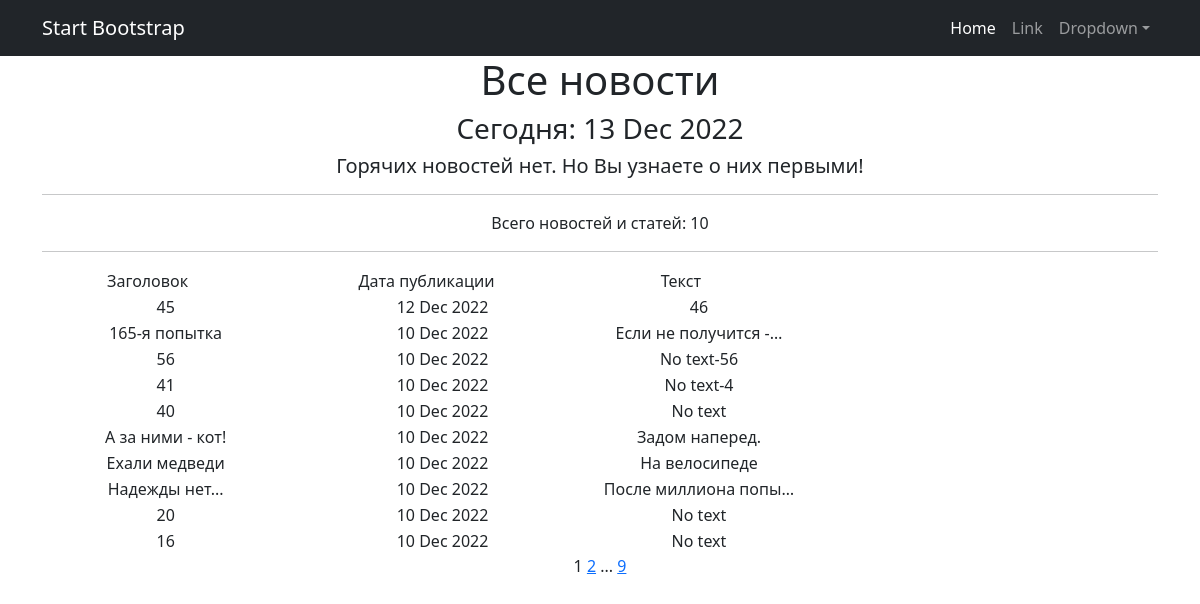
Page /news/news/ on the earlier database version.
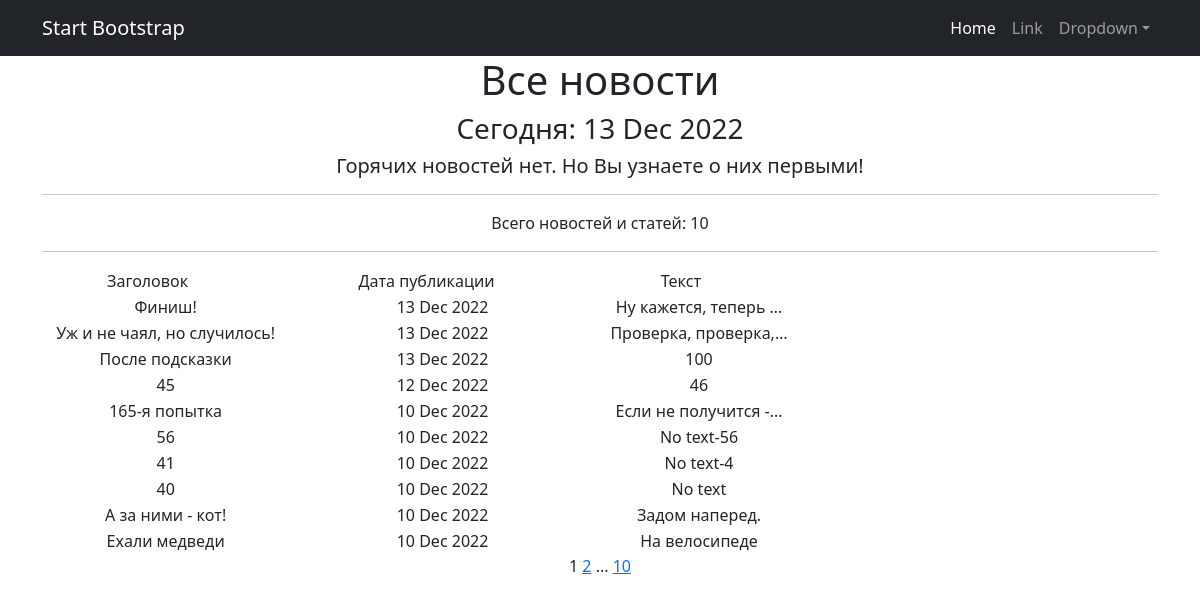
Same page on the later database version.
### news/models.py (models this page shows, shortened)
class Post(models.Model):                                                                   # Модель 3
    author = models.ForeignKey(Author, on_delete=models.CASCADE)                            # - связь "один ко многим" с моделью Author
    article_or_new = models.CharField(max_length=3, choices=POSITIONS, default=article)     # ART - статья; NEW - новость
    title = models.CharField(max_length=255)                                                # Заголовок статьи или новости
    text_body = models.TextField(default='No text')                                         # Текст статьи или новости
    date_time_post = models.DateTimeField(auto_now_add=True)                                # Дата и время СОЗДАНИЯ записи
    rating_article_or_new = models.FloatField(default=0.0)                                  # Рейтинг статьи или новости
    category = models.ManyToManyField(Category, through='PostCategory')                     # - связь "многие ко многим" с моделью Category (через модель PostCategory)

### news/views.py (the view)
# urls.py: path('news/', NewsList.as_view(), name='news_list'),
class NewsList(ListView):
    model = Post  # Указываем модель, объекты которой мы будем выводить
    ordering = '-date_time_post'  # Поле, которое будет использоваться для сортировки объектов - дата
    template_name = 'news.html'  # Указываем имя шаблона, в котором будут все инструкции о том,
    context_object_name = 'news'  # Это имя списка, в котором будут лежать все объекты.
    paginate_by = 10  # вот так мы можем указать количество записей на странице
    def get_context_data(self, **kwargs):
        context = super().get_context_data(**kwargs)
        context['time_now'] = datetime.utcnow()
        context['hot_news'] = None
        return context

### news/templatetags/custom_filters.py (called while the page is built)
@register.filter()
def censor(text, dict_censor=None):
    if dict_censor is None:
        dict_censor = dict1
    if type(text) != str:               # Проверка строкового типа. Вызов исключения при попытке применения не к строке
        raise ValueError
    length = len(text)
    for word in dict_censor:              # Цикл, для перебора слов (ключей) из словаря Цензор
        index = 0
        while index < length:             # Цикл для поиска вхождения текущего слова в строку и определение его индекса
            i = text.find(word, index)
            if i == -1:
                break
            else:
                print(i)
                for j in range(i+1, i + dict_censor[word]):
                    text = text[:j] + "*" + text[j + 1:]
            index = i + 1
    return text

### templates/news.html (shortened to what this page needs)
{% extends 'flatpages/default.html' %}
{% load custom_filters %}
{% block content %}
    <h1>Все новости</h1>
    <h3>Cегодня: {{ time_now|date:'d M Y' }}</h3>
    <h5> {{ hot_news|default_if_none:"Горячих новостей нет. Но Вы узнаете о них первыми!" }} </h5>
    <hr>
    <p>Всего новостей и статей:  {{ news|length }}</p>
    <hr>
    {% if news %}
    <table>
        <tr>
            <td>
                &emsp;&emsp;&emsp;&emsp;Заголовок &emsp;&emsp;&emsp;&emsp;&emsp;&emsp;
            </td>
            <td>
                  &emsp;&emsp;&emsp;&emsp; Дата публикации &emsp;&emsp;&emsp;&emsp;&emsp;&emsp;
            </td>
            <td>
                   &emsp;&emsp;&emsp;&emsp;Текст &emsp;&emsp;&emsp;&emsp;&emsp;&emsp;
            </td>
        </tr>
        {% for new in news %}
        <tr>
            <td>{{ new.title | censor }}</td>
            <td>{{ new.date_time_post | date:'d M Y' }}</td>
            <td>{{ new.text_body | truncatechars:20 | censor }}</td>
        </tr>
        {% endfor %}
    </table>
    {% else %}
        <h2>Новостей нет!</h2>
    {% endif %}
   {{ page_obj.number }}
   {% if page_obj.has_next %}
       <a href="?page={{ page_obj.next_page_number }}">{{ page_obj.next_page_number }}</a>
       {% if paginator.num_pages != page_obj.next_page_number %}
           ...
           <a href="?page={{ page_obj.paginator.num_pages }}">{{ page_obj.paginator.num_pages }}</a>
       {% endif %}
   {% endif %}
{% endblock content %}

### templates/flatpages/default.html (shortened to what this page needs)
<!DOCTYPE html>
<html lang="en">
    <head>
        {% load static %}
        <link href="{% static 'css/styles.css' %}" rel="stylesheet" />
    </head>
    <body>
        <nav class="navbar navbar-expand-lg navbar-dark bg-dark">
            <div class="container">
                <a class="navbar-brand" href="#">Start Bootstrap</a>
                <div class="collapse navbar-collapse" id="navbarSupportedContent">
                    <ul class="navbar-nav ms-auto mb-2 mb-lg-0">
                        <li class="nav-item"><a class="nav-link active" aria-current="page" href="#">Home</a></li>
                        <li class="nav-item"><a class="nav-link" href="#">Link</a></li>
                        <li class="nav-item dropdown">
                            <a class="nav-link dropdown-toggle" id="navbarDropdown" href="#" role="button" data-bs-toggle="dropdown" aria-expanded="false">Dropdown</a>
                        </li>
                    </ul>
                </div>
            </div>
        </nav>
        <div class="container">
            <div class="row">
                <div class="col-lg-12 text-center">
                    {% block content %}{% endblock content %}
                </div>
            </div>
        </div>
    </body>
</html>

Differences in the rows shown:
no longer on this page (row unchanged): Post: title|censor "Надежды нет...", date_time_post "10 Dec 2022", text_body|censor "После миллиона попы…"
no longer on this page (row unchanged): Post: title|censor "20", date_time_post "10 Dec 2022", text_body|censor "No text"
no longer on this page (row unchanged): Post: title|censor "16", date_time_post "10 Dec 2022", text_body|censor "No text"
added Post: title|censor "Финиш!", date_time_post "13 Dec 2022", text_body|censor "Ну кажется, теперь …"
added Post: title|censor "Уж и не чаял, но случилось!", date_time_post "13 Dec 2022", text_body|censor "Проверка, проверка,…"
added Post: title|censor "После подсказки", date_time_post "13 Dec 2022", text_body|censor "100"
Other differences:
{{ page_obj.paginator.num_pages }}: "9" → "10"
